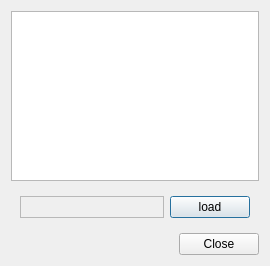
<?xml version="1.0" encoding="UTF-8"?>
<ui version="4.0">
 <class>CFlightPlanDialog</class>
 <widget class="QDialog" name="CFlightPlanDialog">
  <property name="geometry">
   <rect>
    <x>0</x>
    <y>0</y>
    <width>270</width>
    <height>266</height>
   </rect>
  </property>
  <property name="windowTitle">
   <string>Flight plan</string>
  </property>
  <layout class="QVBoxLayout" name="vl_FlightPlan">
   <item>
    <widget class="QTextEdit" name="te_FlightPlan"/>
   </item>
   <item>
    <widget class="QWidget" name="wi_Buttons" native="true">
     <layout class="QHBoxLayout" name="hl_Buttons">
      <item>
       <widget class="swift::gui::components::CCallsignCompleter" name="comp_CallsignCompleter">
        <property name="sizePolicy">
         <sizepolicy hsizetype="MinimumExpanding" vsizetype="Preferred">
          <horstretch>0</horstretch>
          <verstretch>0</verstretch>
         </sizepolicy>
        </property>
        <property name="frameShape">
         <enum>QFrame::StyledPanel</enum>
        </property>
        <property name="frameShadow">
         <enum>QFrame::Raised</enum>
        </property>
       </widget>
      </item>
      <item alignment="Qt::AlignRight">
       <widget class="QPushButton" name="pb_LoadFlightPlan">
        <property name="text">
         <string>load</string>
        </property>
       </widget>
      </item>
     </layout>
    </widget>
   </item>
   <item>
    <widget class="QDialogButtonBox" name="bb_FlightPlanButtons">
     <property name="orientation">
      <enum>Qt::Horizontal</enum>
     </property>
     <property name="standardButtons">
      <set>QDialogButtonBox::Close</set>
     </property>
    </widget>
   </item>
  </layout>
 </widget>
 <customwidgets>
  <customwidget>
   <class>swift::gui::components::CCallsignCompleter</class>
   <extends>QFrame</extends>
   <header>gui/components/callsigncompleter.h</header>
   <container>1</container>
  </customwidget>
 </customwidgets>
 <resources/>
 <connections>
  <connection>
   <sender>bb_FlightPlanButtons</sender>
   <signal>accepted()</signal>
   <receiver>CFlightPlanDialog</receiver>
   <slot>accept()</slot>
   <hints>
    <hint type="sourcelabel">
     <x>248</x>
     <y>254</y>
    </hint>
    <hint type="destinationlabel">
     <x>157</x>
     <y>274</y>
    </hint>
   </hints>
  </connection>
  <connection>
   <sender>bb_FlightPlanButtons</sender>
   <signal>rejected()</signal>
   <receiver>CFlightPlanDialog</receiver>
   <slot>reject()</slot>
   <hints>
    <hint type="sourcelabel">
     <x>316</x>
     <y>260</y>
    </hint>
    <hint type="destinationlabel">
     <x>286</x>
     <y>274</y>
    </hint>
   </hints>
  </connection>
 </connections>
</ui>
